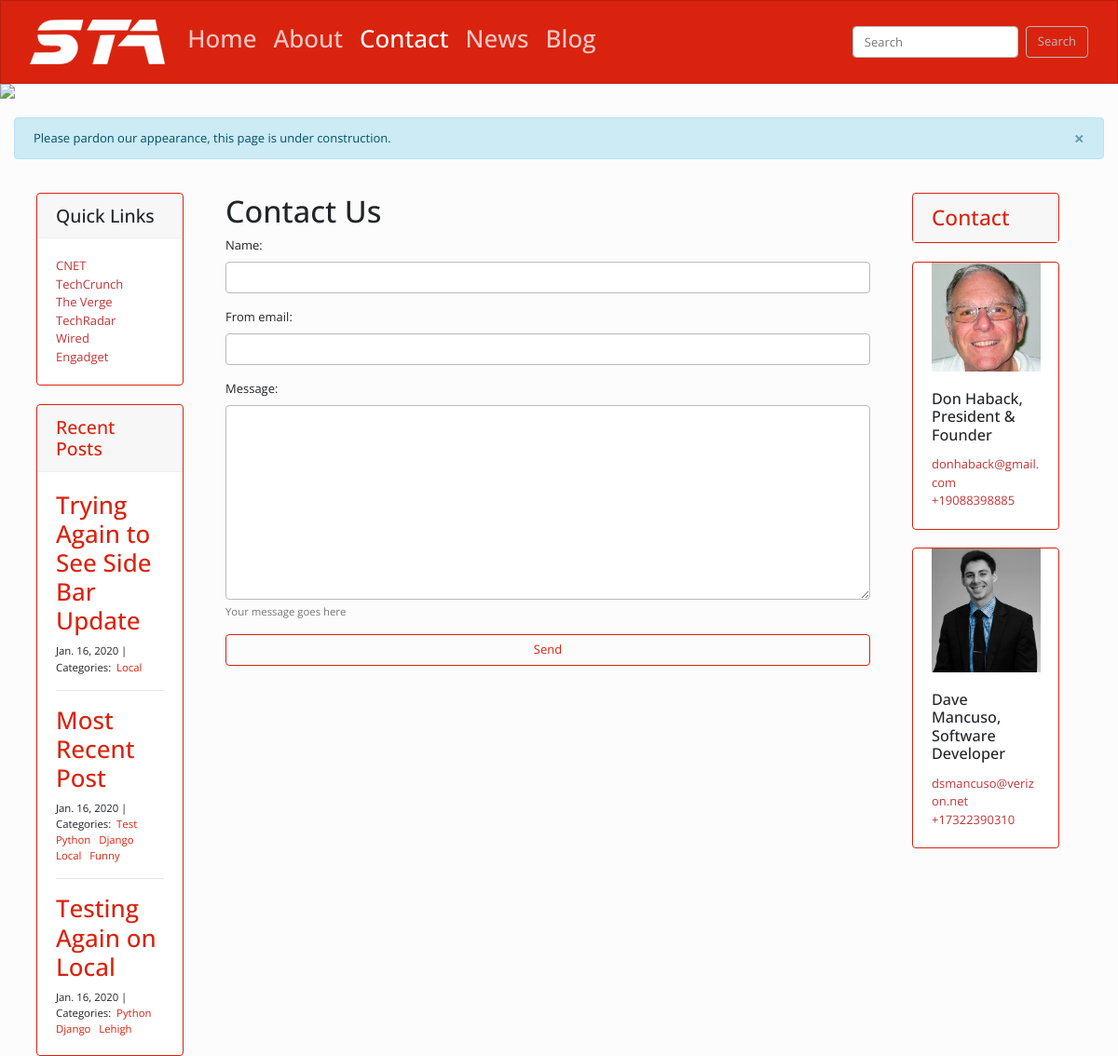
Page /contact/ on the committed database.
### blog/models.py (models this page shows, shortened)
class Post(models.Model):
    title = models.CharField(max_length=255)
    body = models.TextField()
    created_on = models.DateTimeField(auto_now_add=True)
    last_modified = models.DateTimeField(auto_now=True)
    categories = models.ManyToManyField('Category', related_name='posts')

class Category(models.Model):
    name = models.CharField(max_length=30)

### about/models.py (models this page shows, shortened)
class Biography(models.Model):
    name = models.CharField(max_length=100)
    title = models.CharField(max_length=100)
    image = models.ImageField(upload_to='images/')
    bio = models.TextField()
    email = models.EmailField()
    phone = PhoneNumberField()
    order = models.IntegerField()
    class Meta:
        ordering = ['order']
        verbose_name_plural = 'Biographies'

### contact/views.py (the view, shortened to what this page needs)
# urls.py: path('', views.contact_index, name='contact_index'),
def contact_index(request):
    if request.method == 'GET':
        form = ContactForm()
    messages.info(request, 'Please pardon our appearance, this page is under construction.')
    recent_posts = Post.objects.all().order_by('-created_on')[:3]
    bios = Biography.objects.all()
    return render(request, "contact_index.html", {'form': form, 'recent_posts': recent_posts, 'bios': bios,})

### contact/forms.py
class ContactForm(forms.Form):
    name = forms.CharField(required=True, max_length=40)
    from_email = forms.EmailField(required=True, max_length=200)
    message = forms.CharField(required=True, max_length=2000, widget=forms.Textarea, help_text='Your message goes here')

### contact/templates/contact_index.html (shortened to what this page needs)
{% extends "base.html" %}
{% load widget_tweaks %}
{% block page_content %}
<div class="container">
    <h1>Contact Us</h1>
    <form method="post" novalidate>
        {% for field in form.visible_fields %}
            <div class="form-group">
            {{ field.label_tag }}
            {% if form.is_bound %}
                {% if field.errors %}
                {% render_field field class="form-control is-invalid" %}
                {% for error in field.errors %}
                    <div class="invalid-feedback">
                    {{ error }}
                    </div>
                {% endfor %}
                {% else %}
                {% render_field field class="form-control is-valid" %}
                {% endif %}
            {% else %}
                {% render_field field class="form-control" %}
            {% endif %}
            {% if field.help_text %}
                <small class="form-text text-muted">{{ field.help_text }}</small>
            {% endif %}
            </div>
        {% endfor %}
        <div class="form-actions">
        <button class="btn btn-outline-primary btn-block" type="submit">Send</button>
        </div>
    </form>
</div>
{% endblock %}

### sta_website/templates/base.html (shortened to what this page needs)
{% load static %}
<head>
  <link rel="stylesheet" href="https://bootswatch.com/4/simplex/bootstrap.min.css">
  <link rel="stylesheet" href="https://use.fontawesome.com/releases/v5.8.2/css/all.css">
</head>
<body>
<header>
<nav class="navbar navbar-expand-lg navbar-dark bg-primary">
  <div class="container-fluid">
    <a class="navbar-brand" href="{% url 'home_index' %}"><img src="{% static 'images/STA White.svg' %}"></a>
    <div class="collapse navbar-collapse" id="navbarColor01">
      <ul class="navbar-nav mr-auto">
        <li class="nav-item">
          <a class="nav-link" style="padding-right: 10px" href="{% url 'home_index' %}"> <h2> Home </h2> </a>
        </li>
        <li class="nav-item">
          <a class="nav-link" style="padding-right: 10px" href="{% url 'about_index' %}"> <h2> About </h2> </a>
        </li>
        <li class="nav-item">
          <a class="nav-link" style="padding-right: 10px" href="{% url 'contact_index' %}"> <h2> Contact </h2> </a>
        </li>
        <li class="nav-item">
          <a class="nav-link" style="padding-right: 10px" href="{% url 'news_index' %}"> <h2> News </h2></a>
        </li>
        <li class="nav-item">
          <a class="nav-link" style="padding-right: 10px" href="{% url 'blog_index' %}"> <h2> Blog </h2></a>
        </li>
      </ul>
      <form class="form-inline my-2 my-lg-0" action="{% url 'news_index' %}" method="get">
        <input class="form-control mr-sm-2" type="search" placeholder="Search" aria-label="Search" name="search">
        <button class="btn btn-outline-secondary my-2 my-sm-0" type="submit">Search</button>
      </form>
    </div>
  </div>
</nav>
<img src="{% static 'images/mountains_banner.jpg' %}" class="img-fluid" style="max-height: 300px">
</header>
<br>
<div class="container-fluid">
  {% include 'messages.html' %}
</div>
<div class="container-fluid">
  <div class="pl-4 pr-5 row">
    <div class="col-md-2">
      <div class="sticky-top">
        <br>
        <div class="card border-primary md-2 d-none d-md-block">
          <h4 class="card-header">Quick Links</h4>
          <div class="card-body">
            <span class="text-nowrap">
              <p class="card-text">
                <a href="https://www.cnet.com/"><font color=#c13434>CNET</font></a> <br>
                <a href="https://www.techcrunch.com/"><font color=#c13434>TechCrunch</font></a> <br>
                <a href="https://www.theverge.com/"><font color=#c13434>The Verge</font></a> <br>
                <a href="https://www.techradar.com/"><font color=#c13434>TechRadar</font></a> <br>
                <a href="https://www.wired.com/"><font color=#c13434>Wired</font></a> <br>
                <a href="https://www.engadget.com/"><font color=#c13434>Engadget</font></a> <br>
              </p>
            </span>
          </div>
        </div>
        <br>
        <div class="card border-primary md-2 d-none d-lg-block">
          <h4 class="card-header"><a href="{% url 'blog_index' %}">Recent Posts</a></h4>
          <div class="card-body">
            {% for recent_post in recent_posts %}
              <h2><a href="{% url 'blog_detail' recent_post.pk%}">{{ recent_post.title }}</a></h2>
              <small>
                  {{ recent_post.created_on.date }} |&nbsp;
                  Categories:&nbsp;
                  {% for category in recent_post.categories.all %}
                  <a href="{% url 'blog_category' category.name %}">
                      {{ category.name }}
                  </a>&nbsp;
                  {% endfor %}
              </small>
              {% if not forloop.last %}
                <hr>
              {% endif %}
            {% endfor %}
          </div>
        </div>
      </div>
    </div>
    <div class="col-md-8">
      <br>
      {% block page_content %} {% endblock%}
    </div>
    <div class="col-md-2">
      <div class="sticky-top">
        <br>
        <div class="card border-primary md-2 d-none d-lg-block">
          <span class="text-nowrap">
            <h3 class="card-header"><a href="{% url 'contact_index' %}">Contact</a></h3>
          </span>
        </div>
        <br>
        {% for bio in bios %}
          <div class="card border-primary md-2 d-none d-lg-block">
            <img class="mx-auto" style="width: 75%; display: block;" src="{{ bio.image.url }}">
            <div class="card-body">
              <h5 class="card-title">{{bio.name}}, {{bio.title}}</h5>
              <p class="card-text">
                <a href="mailto:{{bio.email}}" class="mail"><font color=#c13434>{{bio.email}}</font></a> <br>
                <a href="tel:{{bio.phone}}" class="tel"><font color=#c13434>{{bio.phone}}</font></a>
              </p>
            </div>
          </div>
          {% if not forloop.last %}
            <br>
          {% endif %}
        {% endfor %}
        <br>
      </div>
    </div>
  </div>
</div>
</body>

### rows in the picture
Post: title "Trying Again to See Side Bar Update", created_on "Jan. 16, 2020"
Category: name "Local"
Post: title "Most Recent Post", created_on "Jan. 16, 2020"
Category: name "Test"
Category: name "Python"
Category: name "Django"
Category: name "Funny"
Post: title "Testing Again on Local", created_on "Jan. 16, 2020"
Category: name "Lehigh"
Biography: image (picture), name "Don Haback", title "President & Founder", email "donhaback@gmail.com", phone "+19088398885"
Biography: image (picture), name "Dave Mancuso", title "Software Developer", email "dsmancuso@verizon.net", phone "+17322390310"

### other values in the picture
{{ message }} "Please pardon our appearance, this page is under construction."
{{ field.label_tag }} "Name:" "From email:" "Message:"
{{ field.help_text }} "Your message goes here"
